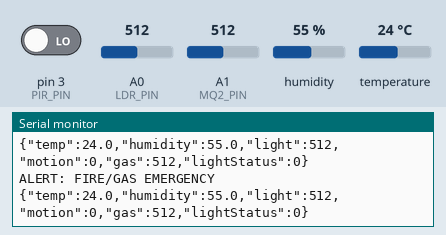
Simulated run of this sketch. Board: Arduino Uno, built with avr-gcc and run on an emulated ATmega328P. Parts: the last lines printed to the serial monitor. The inputs (shaded band) are chosen by the test bench; at power-on: temperature 24 °C, pin 3 (PIR_PIN) LOW, A0 (LDR_PIN) = 512, A1 (MQ2_PIN) = 512, humidity 55 %.

Above: at 34.5 s.
34.6 s: temperature set to 30.4 °C
At 36.2 s:
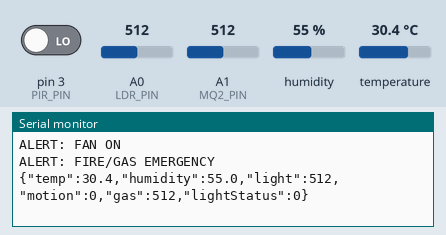
45.4 s: temperature set to 29.5 °C
At 46.8 s:
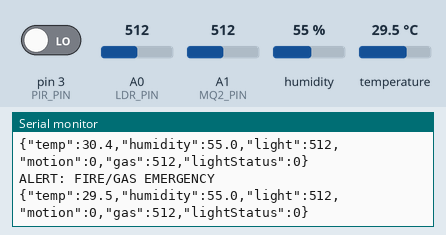
Timing chart, 0 to 48.4 s (numbered marks = the images above; inputs shaded):
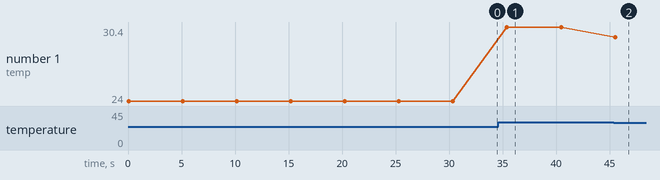

Measured:
- after the input at 34.6 s, the serial monitor: prints a new line after 0.77 s (image 1)
- after the input at 45.4 s, the serial monitor: prints a new line after 0.12 s (image 2)
- plotted number 1: 24 → 30.4 after the input at 34.6 s, 30.4 → 29.5 after the input at 45.4 s

The sketch:

smart_home.ino
```cpp
#include <DHT.h>

#define DHT_PIN  4
#define LDR_PIN  A0
#define MQ2_PIN  A1
#define PIR_PIN  3

#define TEMP_THRESHOLD   30.0
#define GAS_THRESHOLD    400
#define LIGHT_THRESHOLD  300
#define NO_MOTION_DELAY  30000

DHT dht(DHT_PIN, DHT22);

int lightStatus = 0;
unsigned long lastMotionTime = 0;
bool motionActive = false;

void setup() {
  Serial.begin(9600);
  pinMode(PIR_PIN, INPUT);
  dht.begin();
  Serial.println("Smart Home Started");
}

void loop() {
  float temperature = dht.readTemperature();
  float humidity    = dht.readHumidity();
  if (isnan(temperature)) temperature = 25.0;
  if (isnan(humidity))    humidity    = 50.0;

  int lightLevel = analogRead(LDR_PIN);
  int gasLevel   = analogRead(MQ2_PIN);
  int motion     = digitalRead(PIR_PIN);

  if (motion == 1) {
    lastMotionTime = millis();
    motionActive = true;
    if (lightLevel < LIGHT_THRESHOLD) lightStatus = 1;
  }
  if (motionActive && (millis() - lastMotionTime >= NO_MOTION_DELAY)) {
    lightStatus  = 0;
    motionActive = false;
  }

  if (temperature > TEMP_THRESHOLD) Serial.println("ALERT: FAN ON");
  if (gasLevel > GAS_THRESHOLD)     Serial.println("ALERT: FIRE/GAS EMERGENCY");

  Serial.print("{\"temp\":");        Serial.print(temperature, 1);
  Serial.print(",\"humidity\":");    Serial.print(humidity, 1);
  Serial.print(",\"light\":");       Serial.print(lightLevel);
  Serial.print(",\"motion\":");      Serial.print(motion);
  Serial.print(",\"gas\":");         Serial.print(gasLevel);
  Serial.print(",\"lightStatus\":"); Serial.print(lightStatus);
  Serial.println("}");

  delay(5000);
}
```
